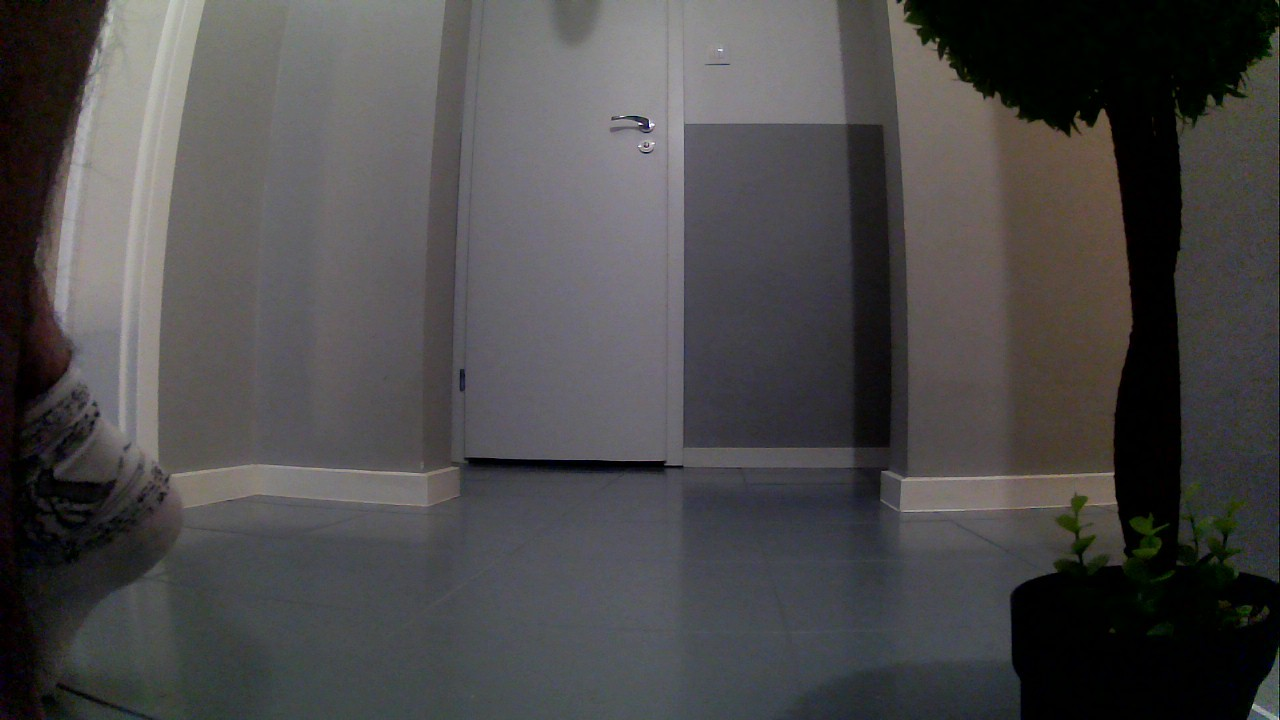
#> input picture embedded/ht_pics/picam2_test.jpg, 1280 x 720 px
$ python -i metrics.py   (imports and definitions only)   (older library calls are emulated)
#> lines starting #> are read from the running program, lines starting #| are printed output that depends on the picture; after the words box and inside, x2 and y2 are one past the last pixel; in counts of white or black regions, pixels touching at a corner belong together
#> further down, picture is the input picture: shape (720, 1280, 3); mean B, G, R 74.3, 73.7, 75.2
from __future__ import annotations

from dataclasses import dataclass

import cv2
import numpy as np


@dataclass
class BrightnessMetrics:
    brightness_mean: float
    dark_fraction: float
    bright_fraction: float


@dataclass
class VegetationMetrics:
    vegetation_fraction: float
    central_vegetation_fraction: float
    mask: np.ndarray


def blur_score(gray: np.ndarray) -> float:
    return float(cv2.Laplacian(gray, cv2.CV_64F).var())


def motion_ratio(gray: np.ndarray) -> float:
    sobel_x = cv2.Sobel(gray, cv2.CV_64F, 1, 0, ksize=3)
    sobel_y = cv2.Sobel(gray, cv2.CV_64F, 0, 1, ksize=3)
    energy_x = float(np.mean(np.abs(sobel_x))) + 1e-6
    energy_y = float(np.mean(np.abs(sobel_y))) + 1e-6
    ratio = energy_x / energy_y
    return ratio if ratio >= 1.0 else 1.0 / ratio


def brightness_metrics(gray: np.ndarray) -> BrightnessMetrics:
    return BrightnessMetrics(
        brightness_mean=float(gray.mean()),
        dark_fraction=float(np.mean(gray < 25)),
        bright_fraction=float(np.mean(gray > 245)),
    )


def vegetation_metrics(image_bgr: np.ndarray) -> VegetationMetrics:
    hsv = cv2.cvtColor(image_bgr, cv2.COLOR_BGR2HSV)
#> hsv: shape (720, 1280, 3); mean H, S, V 82.1, 49, 78.7
    lower = np.array([25, 40, 20], dtype=np.uint8)
    upper = np.array([95, 255, 255], dtype=np.uint8)
    hsv_mask = cv2.inRange(hsv, lower, upper)
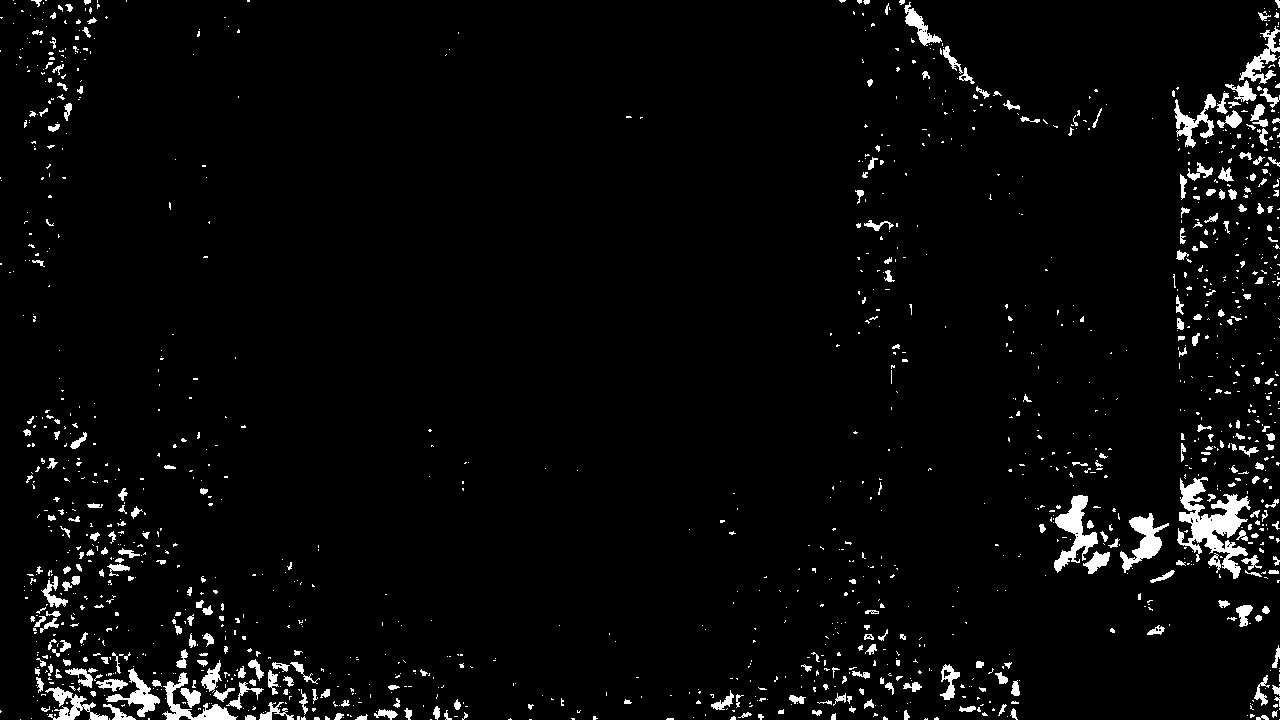
#> hsv_mask: shape (720, 1280); 3.5% white; 1385 white regions (1070 under 20 px), largest, box (x1, y1, x2, y2) and area: (1177, 477, 1251, 579) 2943, (1054, 495, 1098, 573) 1346, (1120, 513, 1169, 573) 1078

    b, g, r = cv2.split(image_bgr.astype(np.float32))
    exg = 2 * g - r - b
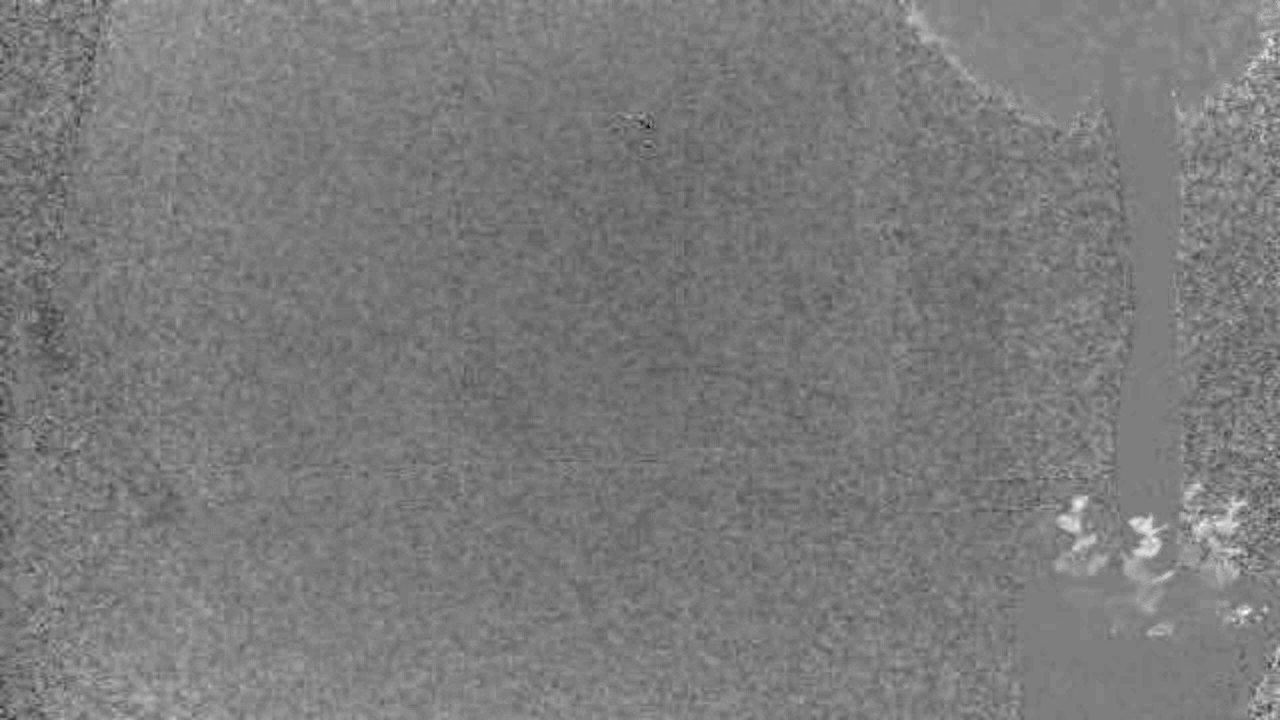
#> exg: shape (720, 1280) float32; min -98, max 100, mean -2.1; drawn with min black and max white
    exg_mask = (exg > 15).astype(np.uint8) * 255
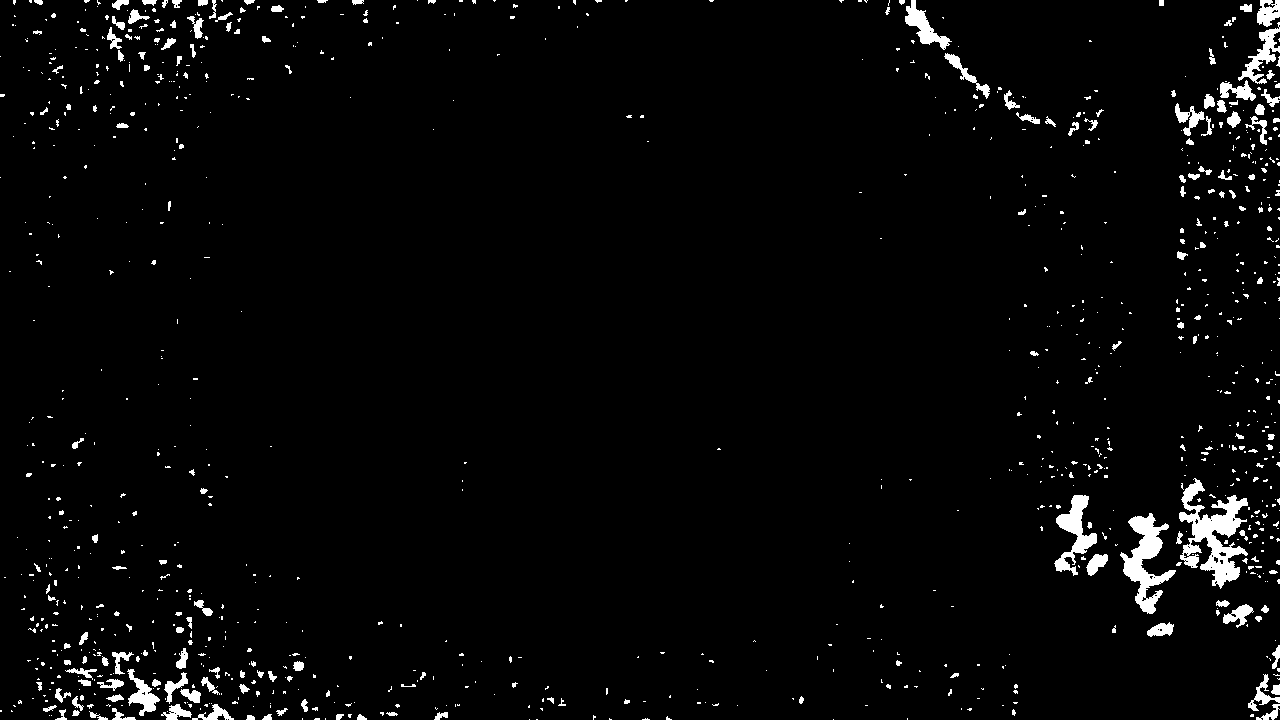
#> exg_mask: shape (720, 1280); 2.8% white; 1025 white regions (830 under 20 px), largest, box (x1, y1, x2, y2) and area: (1179, 478, 1248, 589) 3209, (1120, 513, 1176, 614) 2184, (1054, 495, 1097, 576) 1343

    mask = cv2.bitwise_and(hsv_mask, exg_mask)
#> mask: shape (720, 1280); 1.9% white; 788 white regions (649 under 20 px), largest, box (x1, y1, x2, y2) and area: (1179, 478, 1248, 579) 2388, (1054, 495, 1097, 571) 1177, (1120, 513, 1169, 573) 1052
    kernel = np.ones((5, 5), dtype=np.uint8)
    mask = cv2.morphologyEx(mask, cv2.MORPH_OPEN, kernel)
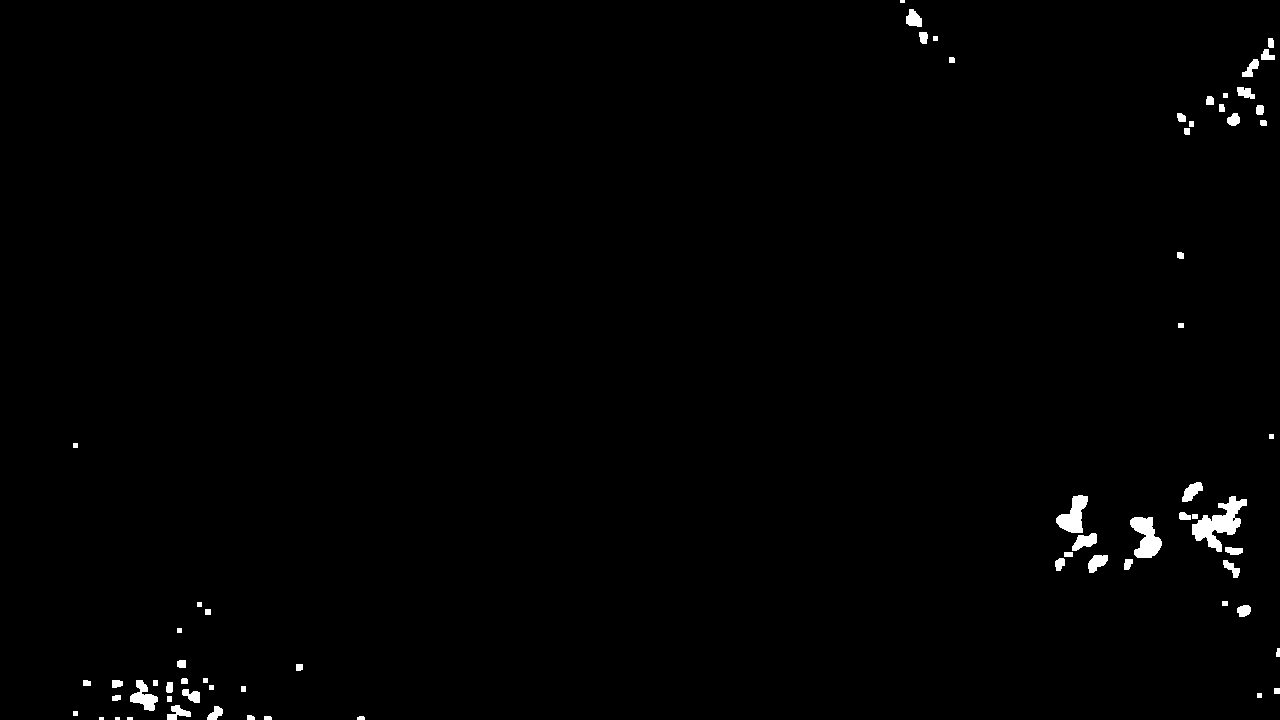
#> mask: shape (720, 1280); 0.82% white; 66 white regions (4 under 20 px), largest, box (x1, y1, x2, y2) and area: (1192, 496, 1247, 552) 1294, (1130, 517, 1162, 558) 809, (1056, 495, 1088, 533) 677
    mask = cv2.morphologyEx(mask, cv2.MORPH_CLOSE, kernel)
#> mask: shape (720, 1280); 0.85% white; 54 white regions (4 under 20 px), largest, box (x1, y1, x2, y2) and area: (1179, 496, 1247, 555) 1619, (1055, 495, 1097, 571) 1121, (1130, 517, 1162, 558) 827

    vegetation_fraction = float(np.count_nonzero(mask)) / float(mask.size)
#> vegetation_fraction = 0.00849
    h, w = mask.shape
#> h = 720; w = 1280
    y0, y1 = int(h * 0.25), int(h * 0.75)
#> y0 = 180; y1 = 540
    x0, x1 = int(w * 0.25), int(w * 0.75)
#> x0 = 320; x1 = 960
    center = mask[y0:y1, x0:x1]
#> center: shape (360, 640); every value is 0
    central = float(np.count_nonzero(center)) / float(center.size)
#> central = 0
    return VegetationMetrics(
        vegetation_fraction=vegetation_fraction,
        central_vegetation_fraction=central,
        mask=mask,
    )

>>> import cv2
>>> picture = cv2.imread('../../embedded/ht_pics/picam2_test.jpg')
>>> result = vegetation_metrics(picture)

$ run again, on embedded/ht_pics/plant_1774664941256.jpg
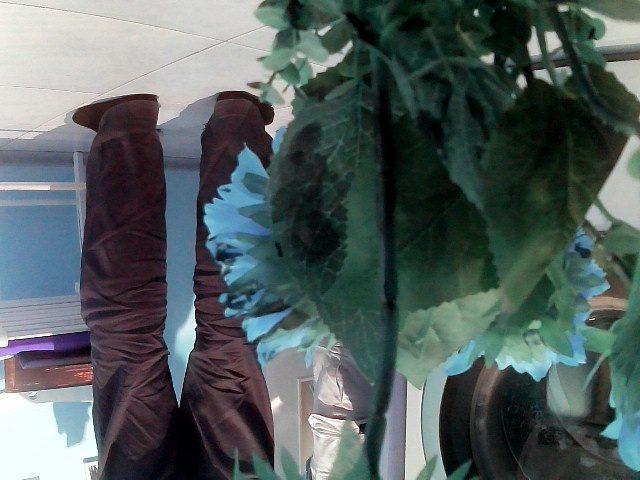
#> input picture embedded/ht_pics/plant_1774664941256.jpg, 640 x 480 px
#> picture is the input picture: shape (480, 640, 3); mean B, G, R 94.8, 95.4, 83
#> hsv: shape (480, 640, 3); mean H, S, V 87.4, 82.1, 102
#> in vegetation_metrics, `hsv_mask = cv2.inRange(hsv, lower, upper)`:
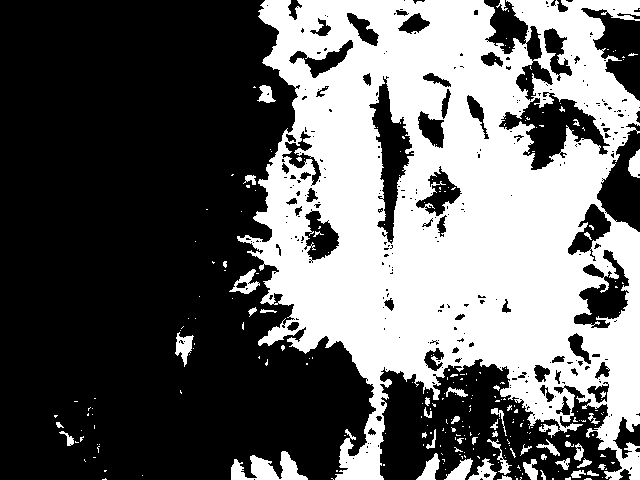
#> hsv_mask: shape (480, 640); 39.9% white; 262 white regions (215 under 20 px), largest, box (x1, y1, x2, y2) and area: (237, 0, 640, 480) 116663, (231, 451, 308, 480) 1154, (444, 458, 473, 480) 325
#> exg_mask: shape (480, 640); 44.6% white; 242 white regions (188 under 20 px), largest, box (x1, y1, x2, y2) and area: (202, 0, 640, 480) 126616, (325, 420, 386, 480) 1977, (40, 400, 100, 459) 1842
#> vegetation_fraction = 0.353
#> in vegetation_metrics, `center = mask[y0:y1, x0:x1]`:
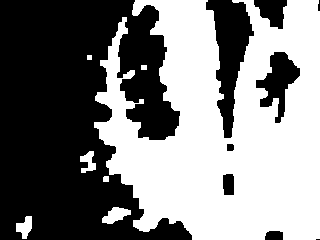
#> center: shape (240, 320); 49.8% white; 7 white regions, largest, box (x1, y1, x2, y2) and area: (94, 0, 320, 240) 37463, (102, 207, 131, 224) 294, (16, 216, 32, 239) 230
#> central = 0.498

$ run again, on embedded/ht_pics/plant_1774669786954.jpg
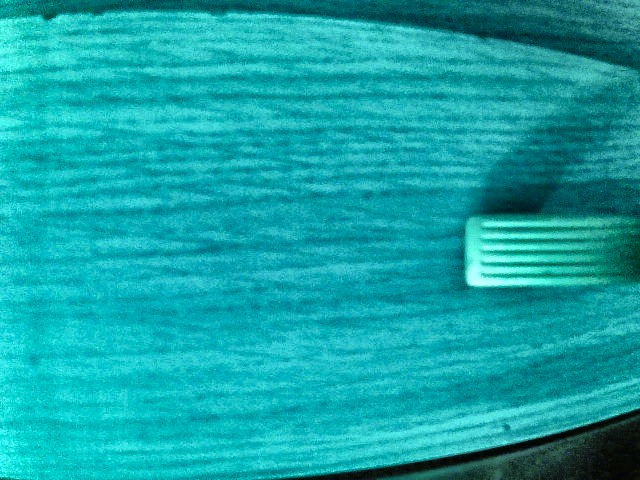
#> input picture embedded/ht_pics/plant_1774669786954.jpg, 640 x 480 px
#> picture is the input picture: shape (480, 640, 3); mean B, G, R 168.4, 164.8, 17.7
#> hsv: shape (480, 640, 3); mean H, S, V 90.3, 228.7, 169.7
#> in vegetation_metrics, `hsv_mask = cv2.inRange(hsv, lower, upper)`:
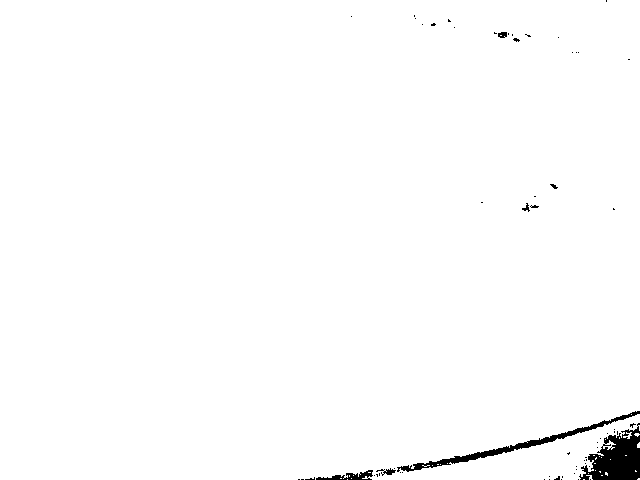
#> hsv_mask: shape (480, 640); 98.8% white; 63 black regions (56 under 20 px), largest, box (x1, y1, x2, y2) and area: (579, 423, 640, 480) 1982, (397, 411, 640, 472) 1227, (316, 470, 373, 480) 258
#> exg_mask: shape (480, 640); 98.6% white; 11 black regions (6 under 20 px), largest, box (x1, y1, x2, y2) and area: (572, 423, 640, 480) 2574, (413, 410, 640, 470) 1061, (314, 469, 401, 480) 362, (552, 468, 566, 480) 87, (396, 466, 414, 472) 65
#> in vegetation_metrics, `mask = cv2.morphologyEx(mask, cv2.MORPH_CLOSE, kernel)`:
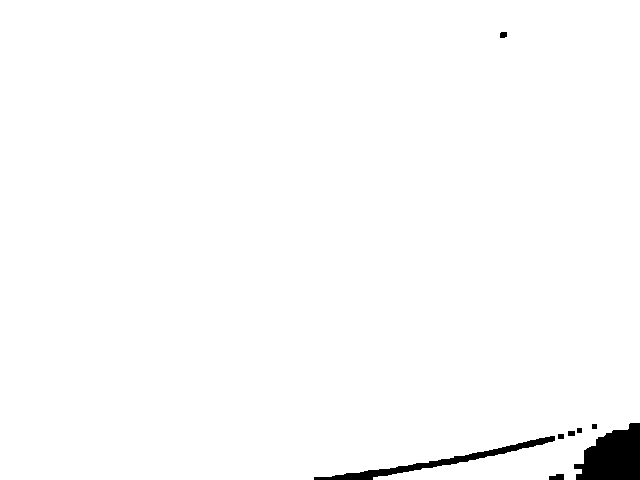
#> mask: shape (480, 640); 98.6% white; 8 black regions, largest, box (x1, y1, x2, y2) and area: (574, 423, 640, 480) 2686, (314, 436, 555, 480) 1488, (549, 474, 564, 480) 76
#> vegetation_fraction = 0.986
#> center: shape (240, 320); every value is 255
#> central = 1
